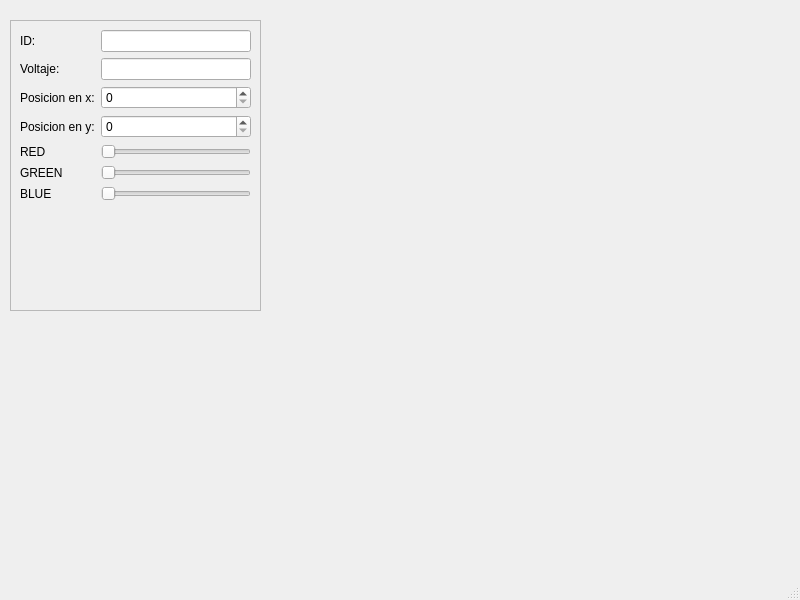
<?xml version="1.0" encoding="UTF-8"?>
<ui version="4.0">
 <class>MainWindow</class>
 <widget class="QMainWindow" name="MainWindow">
  <property name="geometry">
   <rect>
    <x>0</x>
    <y>0</y>
    <width>800</width>
    <height>600</height>
   </rect>
  </property>
  <property name="windowTitle">
   <string>MainWindow</string>
  </property>
  <widget class="QWidget" name="centralwidget">
   <widget class="QFrame" name="frame">
    <property name="geometry">
     <rect>
      <x>10</x>
      <y>20</y>
      <width>251</width>
      <height>291</height>
     </rect>
    </property>
    <property name="frameShape">
     <enum>QFrame::StyledPanel</enum>
    </property>
    <property name="frameShadow">
     <enum>QFrame::Raised</enum>
    </property>
    <layout class="QFormLayout" name="formLayout">
     <item row="4" column="0">
      <widget class="QLabel" name="label">
       <property name="text">
        <string>ID:</string>
       </property>
      </widget>
     </item>
     <item row="4" column="1">
      <widget class="QLineEdit" name="insert_id"/>
     </item>
     <item row="5" column="0">
      <widget class="QLabel" name="label_2">
       <property name="text">
        <string>Voltaje:</string>
       </property>
      </widget>
     </item>
     <item row="5" column="1">
      <widget class="QLineEdit" name="insert_voltaje"/>
     </item>
     <item row="7" column="0">
      <widget class="QLabel" name="label_3">
       <property name="text">
        <string>Posicion en x:</string>
       </property>
      </widget>
     </item>
     <item row="7" column="1">
      <widget class="QSpinBox" name="pos_x"/>
     </item>
     <item row="8" column="0">
      <widget class="QLabel" name="label_4">
       <property name="text">
        <string>Posicion en y:</string>
       </property>
      </widget>
     </item>
     <item row="8" column="1">
      <widget class="QSpinBox" name="pos_y">
       <property name="maximum">
        <number>99</number>
       </property>
      </widget>
     </item>
     <item row="10" column="0">
      <widget class="QLabel" name="label_5">
       <property name="text">
        <string>RED</string>
       </property>
      </widget>
     </item>
     <item row="10" column="1">
      <widget class="QSlider" name="set_red">
       <property name="orientation">
        <enum>Qt::Horizontal</enum>
       </property>
      </widget>
     </item>
     <item row="12" column="0">
      <widget class="QLabel" name="label_6">
       <property name="text">
        <string>GREEN</string>
       </property>
      </widget>
     </item>
     <item row="12" column="1">
      <widget class="QSlider" name="set_green">
       <property name="orientation">
        <enum>Qt::Horizontal</enum>
       </property>
      </widget>
     </item>
     <item row="14" column="0">
      <widget class="QLabel" name="label_7">
       <property name="text">
        <string>BLUE</string>
       </property>
      </widget>
     </item>
     <item row="14" column="1">
      <widget class="QSlider" name="set_blue">
       <property name="orientation">
        <enum>Qt::Horizontal</enum>
       </property>
      </widget>
     </item>
    </layout>
   </widget>
  </widget>
  <widget class="QMenuBar" name="menubar">
   <property name="geometry">
    <rect>
     <x>0</x>
     <y>0</y>
     <width>800</width>
     <height>22</height>
    </rect>
   </property>
  </widget>
  <widget class="QStatusBar" name="statusbar"/>
 </widget>
 <resources/>
 <connections/>
</ui>
